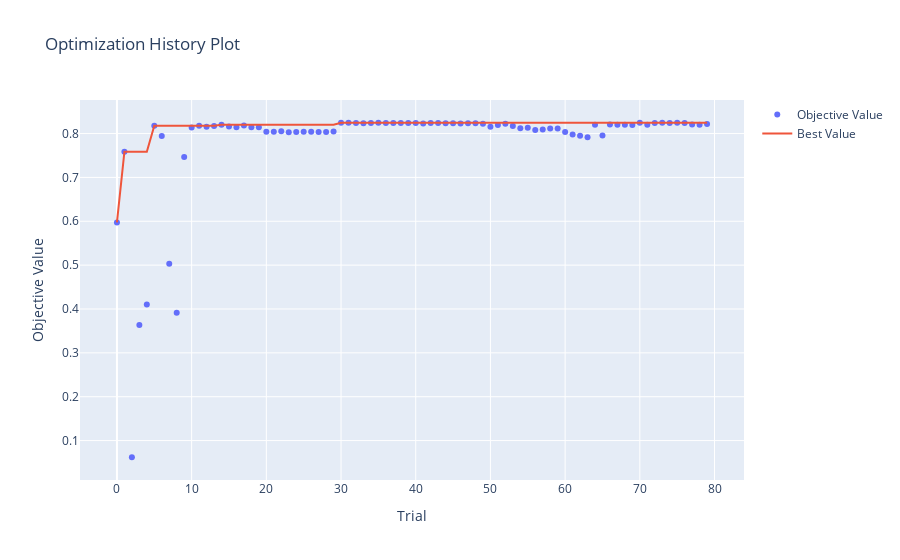

The notebook cell this image was saved under:
### Code cell
vis.plot_optimization_history(study)
